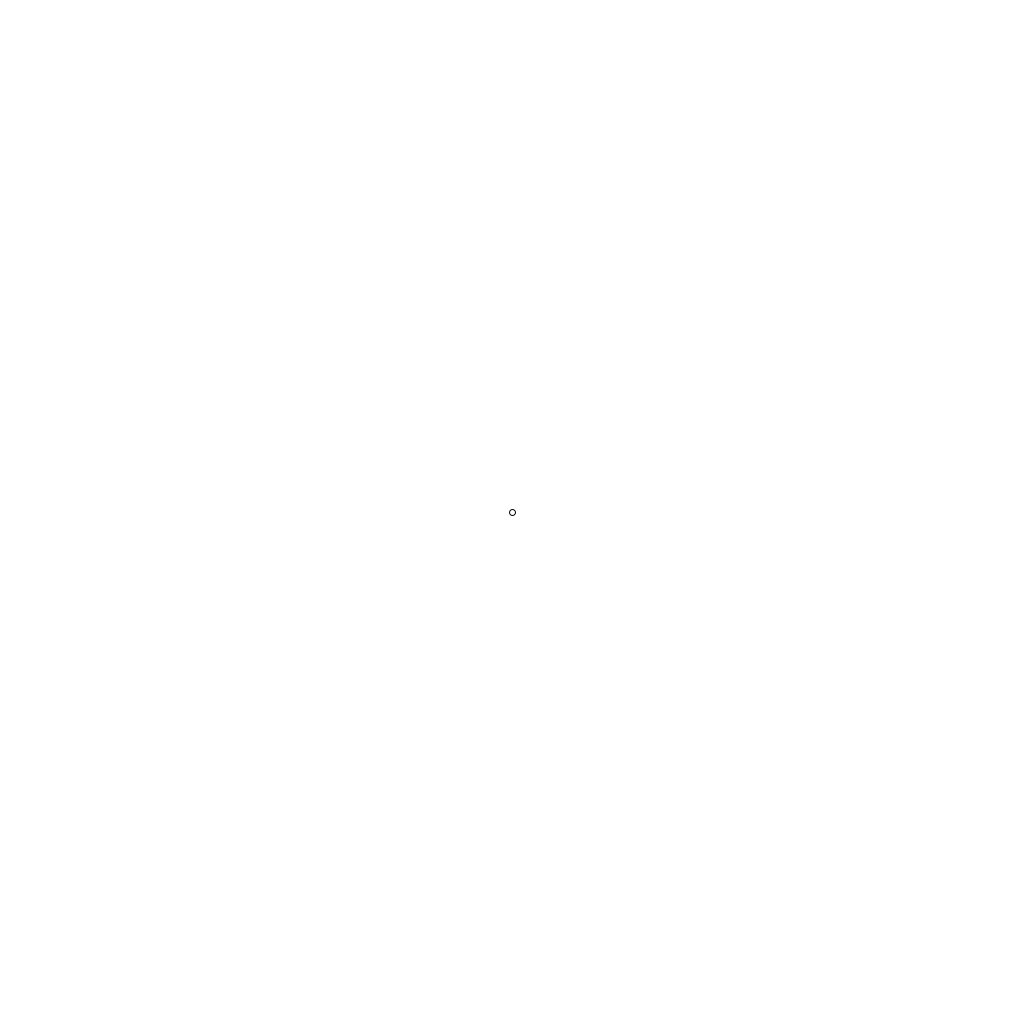
Frame 1 (no input)
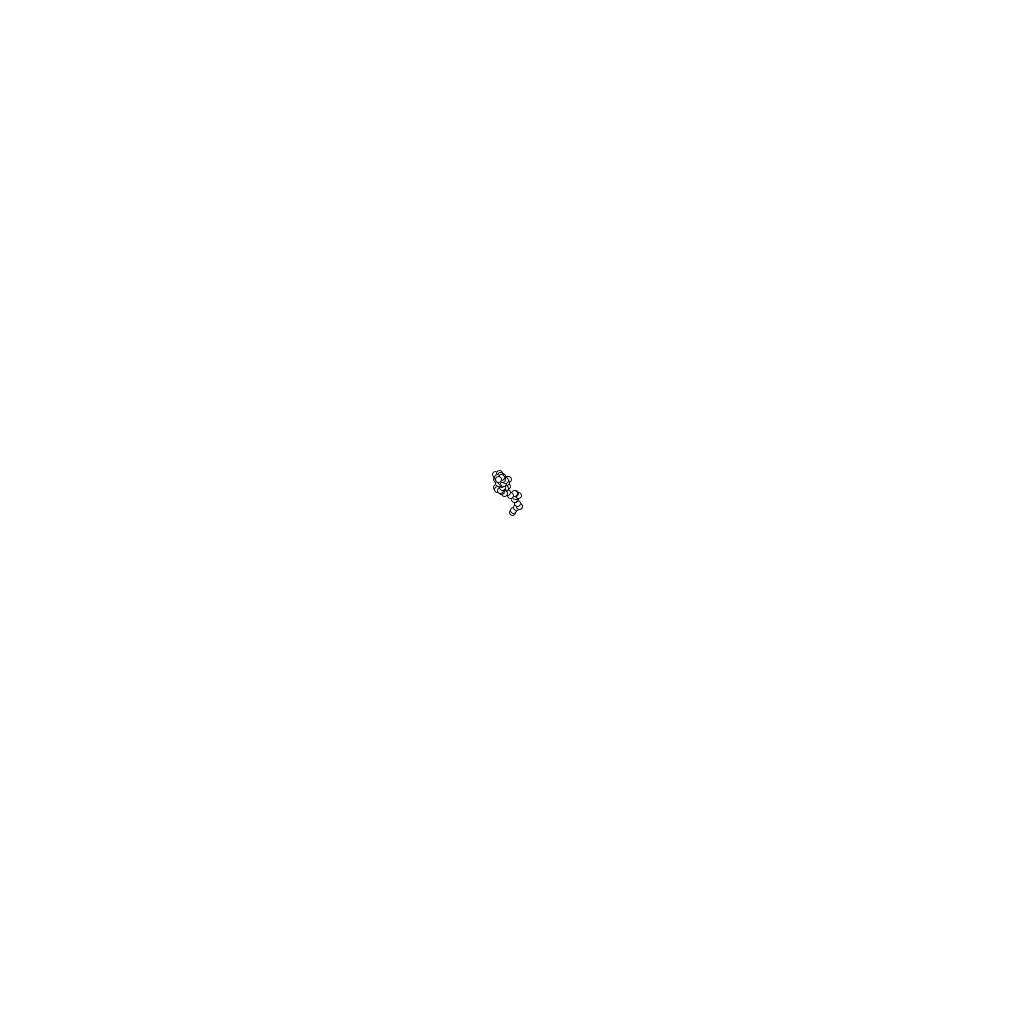
Frame 60 (the mouse pressed at the canvas centre just before this capture)
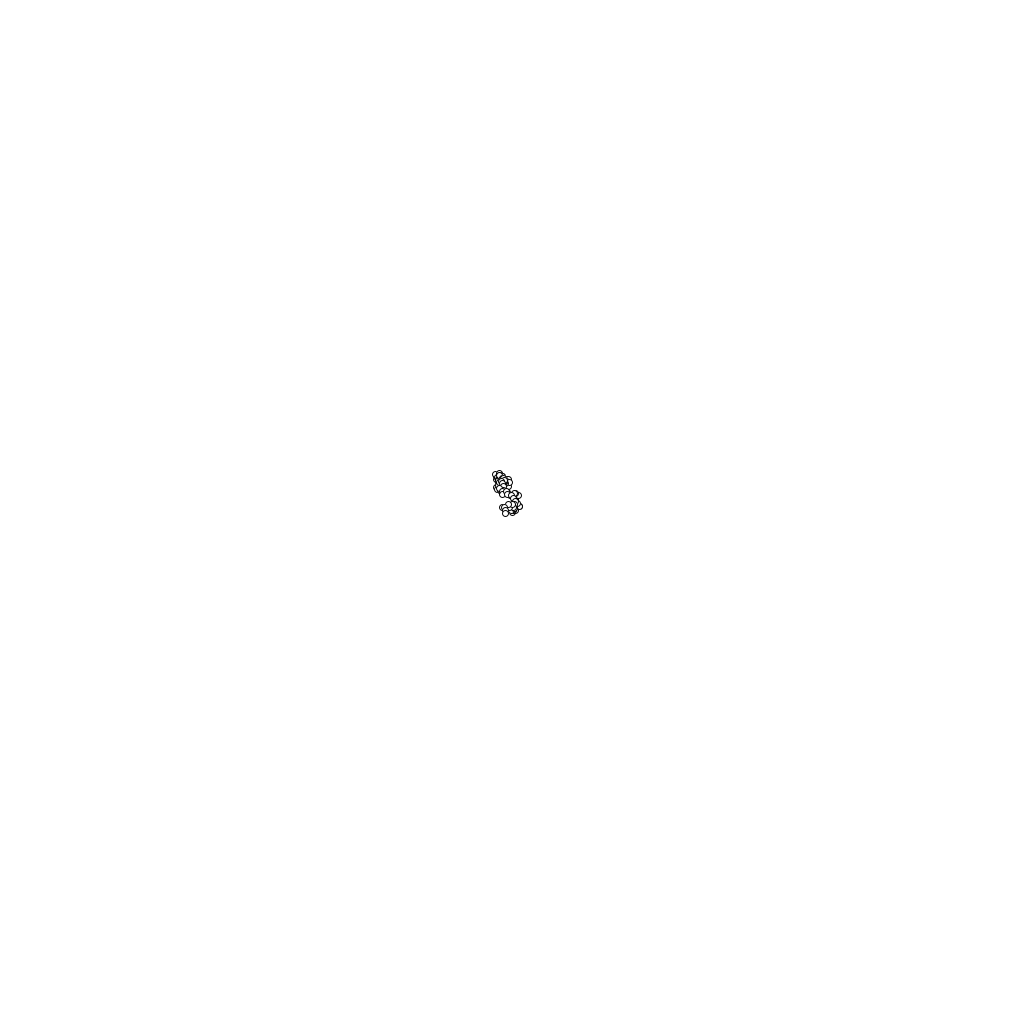
Frame 120 (the mouse held since frame 60 and released just before this capture)

The Processing sketch that drew these frames (run headless with seeded random() and noise(); from frame 60 on, the mouse is pressed at the canvas centre):

// Processing sketch: sketch_180917a
// ── sketch_180917a.pde
// We're splitting the declaration and assignment of these variables
float x;
float y;

void setup() {
  // Set the size
  size(1024, 1024);

  // Assing the variables only after we've set the size
  x = width / 2;
  y = height / 2;

  background(255);
  fill(255);
  stroke(0);
}

void draw() {
  // Draw the circle
  ellipse(x, y, 6, 6);
 
  // Add a random number between -4 and 4 to the X and Y values of the coordinate (so the circle moves left or right and up or down)
  x += random(-4, 4);
  y += random(-4, 4);
}
